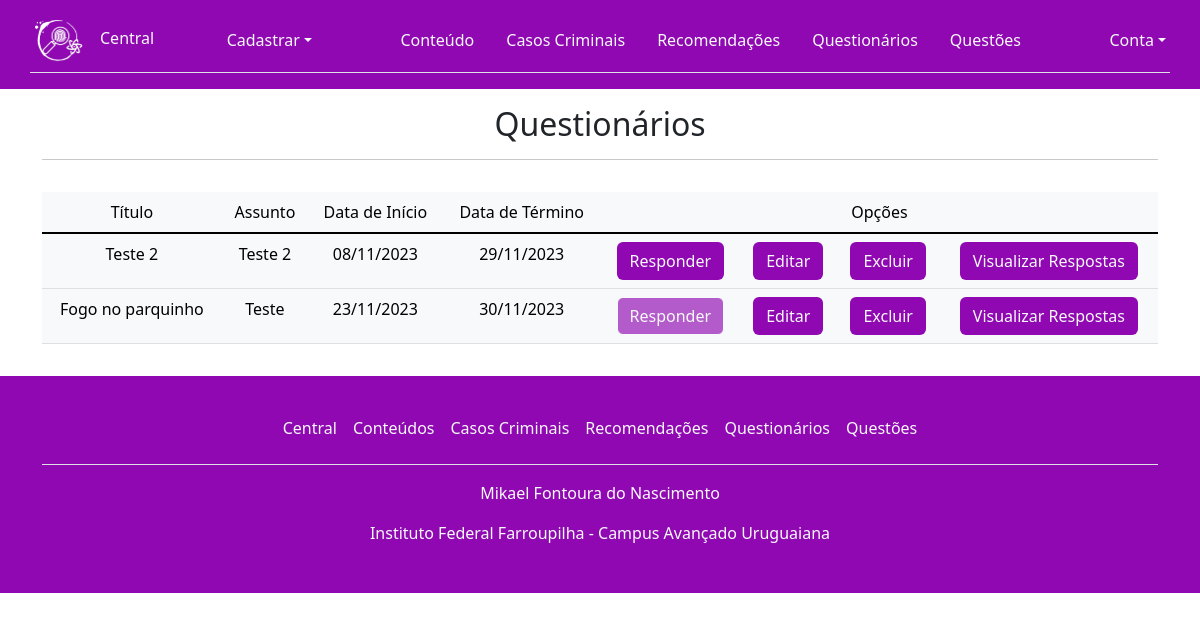
/list_questionario.php (signed in), run on the app's committed database.
### tables this page shows
CREATE TABLE `questionario` (
  `id_questionario` int(11) NOT NULL,
  `date_inic` date NOT NULL,
  `date_fin` date NOT NULL,
  `assunto` varchar(255) NOT NULL,
  `titulo_quest` varchar(100) NOT NULL
);

### list_questionario.php (the view, shortened to what this page needs)
<?php
include_once('controle.php');
$sql = "SELECT * FROM questionario";
$resultado = mysqli_query($conexao, $sql);
$dados = mysqli_fetch_all($resultado, MYSQLI_ASSOC);
$id_usuario = $_SESSION['id_usuario'];
$sql = "SELECT * FROM usuario WHERE id_usuario = '$id_usuario'";
$result = mysqli_query($conexao, $sql);
$user = mysqli_fetch_assoc($result);
function date_verify($date_bd_inicio, $date_bd_final){
    $hoje = date('Y-m-d');
    $time_hoje = strtotime($hoje);
    $time_inicio = strtotime($date_bd_inicio);
    $time_final = strtotime($date_bd_final);
    if($time_hoje >= $time_inicio && $time_hoje <= $time_final){
        return TRUE;
    } else {
        return FALSE;
    }
}
?>
<!DOCTYPE html>
<html lang="pt-BR">
<head>
    <link rel="stylesheet" href="https://cdnjs.cloudflare.com/ajax/libs/font-awesome/6.4.0/css/all.min.css" />
    <link rel="stylesheet" href="./assets/css/bootstrap.css">
    <link rel="stylesheet" href="./assets/css/pacote.css">
</head>
<body>
    <?php include_once('cabecalho.php'); ?>
    <main class="container pb-3">
        <div class="row">
            <div class="col">
                <div class="text-center py-3">
                    <h2>Questionários</h2>
                    <hr>
                </div>
            </div>
        </div>
        <div class="row">
            <div class="col-xl-12">
                <div class="table-responsive">
                    <table class="table table-light table-hover">
                        <thead class="text-center">
                            <tr>
                                <td>Título</td>
                                <td>Assunto</td>
                                <td>Data de Início</td>
                                <td>Data de Término</td>
                                <td colspan="4">Opções</td>
                            </tr>
                        </thead>
                        <tbody class="table-group-divider">
                            <?php
                            foreach ($dados as $questionario) :
                                $date_bd_inicio = $questionario['date_inic'];
                                $date_bd_final = $questionario['date_fin'];
                                $verificador = date_verify($date_bd_inicio, $date_bd_final);
                                $data1 = date_create($date_bd_inicio);
                                $data2 = date_create($date_bd_final);
                                $data_inicio = date_format($data1, 'd/m/Y');
                                $data_fim = date_format($data2, 'd/m/Y');
                            ?>
                                <tr class="text-center">
                                    <td><?php echo $questionario['titulo_quest']; ?></td>
                                    <td><?php echo $questionario['assunto']; ?></td>
                                    <td><?php echo $data_inicio; ?></td>
                                    <td><?php echo $data_fim; ?></td>
                                    <?php if ($verificador == TRUE) { ?>
                                        <td><a href="visualizar_questionario.php?questionario=<?= $questionario['id_questionario']?>" class="card-link btn text-light" style="background-color: var(--color-purple);">Responder</a></td>
                                    <?php } else { ?>
                                        <td><button href="visualizar_questionario.php?questionario=<?= $questionario['id_questionario']?>" class="card-link btn text-light" style="background-color: var(--color-purple);" disabled>Responder</button></td>
                                    <?php } ?>
                                    <?php if ($user['tipo'] == 1) : ?>
                                        <td><a href="edit_questionario.php?id_questionario=<?= $questionario['id_questionario']; ?>" class="card-link btn text-light" style="background-color: var(--color-purple);">Editar</a></td>
                                        <td><button type="button" class="card-link btn text-light" style="background-color: var(--color-purple);" data-bs-toggle="modal" data-bs-target="#excluir<?= $questionario['id_questionario']; ?>">Excluir</button></td>
                                        <td><a href="visualizar_respostas.php?id_questionario=<?= $questionario['id_questionario'];?>" class="card-link btn text-light" style="background-color: var(--color-purple);">Visualizar Respostas</a></td>
                                    <?php endif; ?>
                                </tr>
                            <?php endforeach; ?>
                        </tbody>
                    </table>
                </div>
            </div>
        </div>
    </main>
    <?php include_once('rodape.php') ?>
</body>
</html>

### assets/css/pacote.css (style rules this page uses)
:root { --color-white: rgb(253, 253, 253); --color-dark: rgb(34, 34, 34); --color-purple: rgb(143, 8, 177); --color-blue-dark: rgb(26, 7, 56); --color-blue: rgb(23, 134, 134); --color-red: rgb(179, 2, 2); --color-green: rgb(12, 143, 1); }

### data on the page
questionario: titulo_quest "Teste 2", assunto "Teste 2", date_inic "08/11/2023", date_fin "29/11/2023"
questionario: titulo_quest "Fogo no parquinho", assunto "Teste", date_inic "23/11/2023", date_fin "30/11/2023"
